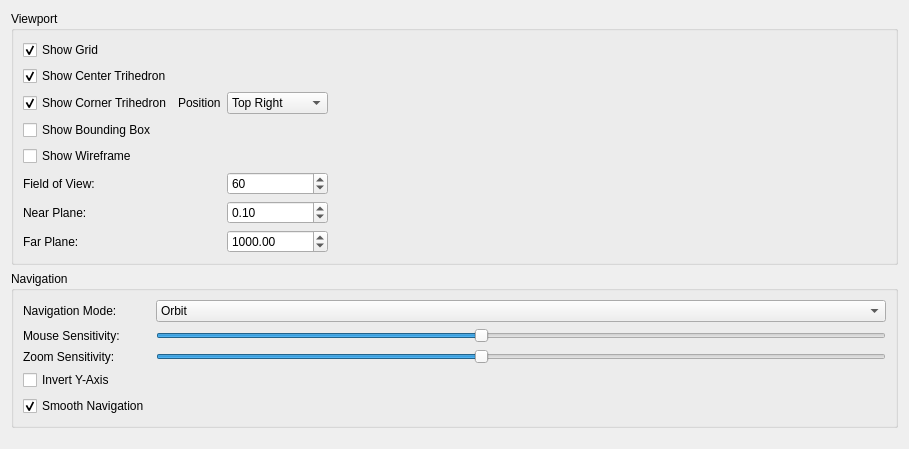
     <widget class="QWidget" name="tabDisplay">
      <attribute name="title">
       <string>Display</string>
      </attribute>
      <layout class="QGridLayout" name="gridLayout_13">
       <item row="0" column="0">
        <widget class="QGroupBox" name="viewportGroupBox">
         <property name="title">
          <string>Viewport</string>
         </property>
         <layout class="QGridLayout" name="gridLayout_12">
          <item row="6" column="0">
           <widget class="QLabel" name="nearPlaneLabel">
            <property name="text">
             <string>Near Plane:</string>
            </property>
           </widget>
          </item>
          <item row="7" column="2">
           <widget class="QDoubleSpinBox" name="farPlaneSpinBox">
            <property name="minimum">
             <double>10.000000000000000</double>
            </property>
            <property name="maximum">
             <double>10000.000000000000000</double>
            </property>
            <property name="singleStep">
             <double>10.000000000000000</double>
            </property>
            <property name="value">
             <double>1000.000000000000000</double>
            </property>
           </widget>
          </item>
          <item row="5" column="0">
           <widget class="QLabel" name="fieldOfViewLabel">
            <property name="text">
             <string>Field of View:</string>
            </property>
           </widget>
          </item>
          <item row="0" column="0">
           <widget class="QCheckBox" name="showGridCheckBox">
            <property name="text">
             <string>Show Grid</string>
            </property>
            <property name="checked">
             <bool>true</bool>
            </property>
           </widget>
          </item>
          <item row="7" column="0">
           <widget class="QLabel" name="farPlaneLabel">
            <property name="text">
             <string>Far Plane:</string>
            </property>
           </widget>
          </item>
          <item row="1" column="0">
           <widget class="QCheckBox" name="showCenterTrihedronCheckBox">
            <property name="text">
             <string>Show Center Trihedron</string>
            </property>
            <property name="checked">
             <bool>true</bool>
            </property>
           </widget>
          </item>
          <item row="2" column="2">
           <widget class="QComboBox" name="comboBoxCornerTrihedronPosition">
            <property name="minimumSize">
             <size>
              <width>100</width>
              <height>0</height>
             </size>
            </property>
            <property name="currentIndex">
             <number>1</number>
            </property>
            <item>
             <property name="text">
              <string>Top Left</string>
             </property>
            </item>
            <item>
             <property name="text">
              <string>Top Right</string>
             </property>
            </item>
            <item>
             <property name="text">
              <string>Bottom Left</string>
             </property>
            </item>
            <item>
             <property name="text">
              <string>Bottom Right</string>
             </property>
            </item>
           </widget>
          </item>
          <item row="3" column="0">
           <widget class="QCheckBox" name="showBoundingBoxCheckBox">
            <property name="text">
             <string>Show Bounding Box</string>
            </property>
           </widget>
          </item>
          <item row="3" column="3" rowspan="2">
           <spacer name="horizontalSpacer">
            <property name="orientation">
             <enum>Qt::Orientation::Horizontal</enum>
            </property>
            <property name="sizeHint" stdset="0">
             <size>
              <width>558</width>
              <height>20</height>
             </size>
            </property>
           </spacer>
          </item>
          <item row="2" column="0">
           <widget class="QCheckBox" name="showCornerTrihedronCheckBox">
            <property name="text">
             <string>Show Corner Trihedron</string>
            </property>
            <property name="checked">
             <bool>true</bool>
            </property>
           </widget>
          </item>
          <item row="4" column="0">
           <widget class="QCheckBox" name="showWireframeCheckBox">
            <property name="text">
             <string>Show Wireframe</string>
            </property>
           </widget>
          </item>
          <item row="5" column="2">
           <widget class="QSpinBox" name="fieldOfViewSpinBox">
            <property name="minimum">
             <number>10</number>
            </property>
            <property name="maximum">
             <number>120</number>
            </property>
            <property name="value">
             <number>60</number>
            </property>
           </widget>
          </item>
          <item row="6" column="2">
           <widget class="QDoubleSpinBox" name="nearPlaneSpinBox">
            <property name="minimum">
             <double>0.000000000000000</double>
            </property>
            <property name="maximum">
             <double>10.000000000000000</double>
            </property>
            <property name="singleStep">
             <double>0.001000000000000</double>
            </property>
            <property name="value">
             <double>0.100000000000000</double>
            </property>
           </widget>
          </item>
          <item row="2" column="1">
           <widget class="QLabel" name="label_7">
            <property name="text">
             <string>Position</string>
            </property>
           </widget>
          </item>
         </layout>
        </widget>
       </item>
       <item row="1" column="0">
        <widget class="QGroupBox" name="navigationGroupBox">
         <property name="title">
          <string>Navigation</string>
         </property>
         <layout class="QGridLayout" name="gridLayout_8">
          <item row="0" column="0">
           <widget class="QLabel" name="navigationModeLabel">
            <property name="text">
             <string>Navigation Mode:</string>
            </property>
           </widget>
          </item>
          <item row="0" column="1">
           <widget class="QComboBox" name="navigationModeComboBox">
            <item>
             <property name="text">
              <string>Orbit</string>
             </property>
            </item>
            <item>
             <property name="text">
              <string>Fly</string>
             </property>
            </item>
            <item>
             <property name="text">
              <string>First Person</string>
             </property>
            </item>
            <item>
             <property name="text">
              <string>Walk</string>
             </property>
            </item>
           </widget>
          </item>
          <item row="1" column="0">
           <widget class="QLabel" name="mouseSensitivityLabel">
            <property name="text">
             <string>Mouse Sensitivity:</string>
            </property>
           </widget>
          </item>
          <item row="1" column="1">
           <widget class="QSlider" name="mouseSensitivitySlider">
            <property name="minimum">
             <number>1</number>
            </property>
            <property name="maximum">
             <number>10</number>
            </property>
            <property name="value">
             <number>5</number>
            </property>
            <property name="orientation">
             <enum>Qt::Orientation::Horizontal</enum>
            </property>
           </widget>
          </item>
          <item row="2" column="0">
           <widget class="QLabel" name="zoomSensitivityLabel">
            <property name="text">
             <string>Zoom Sensitivity:</string>
            </property>
           </widget>
          </item>
          <item row="2" column="1">
           <widget class="QSlider" name="zoomSensitivitySlider">
            <property name="minimum">
             <number>1</number>
            </property>
            <property name="maximum">
             <number>10</number>
            </property>
            <property name="value">
             <number>5</number>
            </property>
            <property name="orientation">
             <enum>Qt::Orientation::Horizontal</enum>
            </property>
           </widget>
          </item>
          <item row="3" column="0">
           <widget class="QCheckBox" name="invertYAxisCheckBox">
            <property name="text">
             <string>Invert Y-Axis</string>
            </property>
           </widget>
          </item>
          <item row="4" column="0">
           <widget class="QCheckBox" name="smoothNavigationCheckBox">
            <property name="text">
             <string>Smooth Navigation</string>
            </property>
            <property name="checked">
             <bool>true</bool>
            </property>
           </widget>
          </item>
         </layout>
        </widget>
       </item>
       <item row="2" column="0">
        <spacer name="verticalSpacer_5">
         <property name="orientation">
          <enum>Qt::Orientation::Vertical</enum>
         </property>
         <property name="sizeHint" stdset="0">
          <size>
           <width>20</width>
           <height>10</height>
          </size>
         </property>
        </spacer>
       </item>
      </layout>
     </widget>
